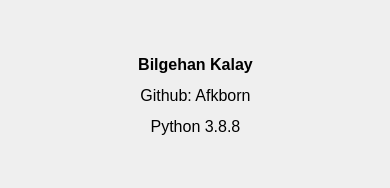
<?xml version="1.0" encoding="UTF-8"?>
<ui version="4.0">
 <class>HakkimdaForm</class>
 <widget class="QWidget" name="HakkimdaForm">
  <property name="geometry">
   <rect>
    <x>0</x>
    <y>0</y>
    <width>390</width>
    <height>188</height>
   </rect>
  </property>
  <property name="maximumSize">
   <size>
    <width>400</width>
    <height>200</height>
   </size>
  </property>
  <property name="font">
   <font>
    <pointsize>12</pointsize>
   </font>
  </property>
  <property name="windowTitle">
   <string>Hakkımda</string>
  </property>
  <widget class="QWidget" name="gridLayoutWidget">
   <property name="geometry">
    <rect>
     <x>10</x>
     <y>10</y>
     <width>371</width>
     <height>171</height>
    </rect>
   </property>
   <layout class="QGridLayout" name="gridLayout">
    <item row="0" column="0">
     <widget class="QLabel" name="label">
      <property name="font">
       <font>
        <weight>50</weight>
        <bold>false</bold>
       </font>
      </property>
      <property name="text">
       <string>&lt;html&gt;&lt;head/&gt;&lt;body&gt;&lt;p align=&quot;center&quot;&gt;&lt;span style=&quot; font-size:12pt; font-weight:600;&quot;&gt;Bilgehan Kalay&lt;/span&gt;&lt;/p&gt;&lt;p align=&quot;center&quot;&gt;&lt;span style=&quot; font-size:12pt;&quot;&gt;Github: Afkborn&lt;/span&gt;&lt;/p&gt;&lt;p align=&quot;center&quot;&gt;&lt;span style=&quot; font-size:12pt;&quot;&gt;Python 3.8.8&lt;/span&gt;&lt;/p&gt;&lt;/body&gt;&lt;/html&gt;</string>
      </property>
      <property name="alignment">
       <set>Qt::AlignCenter</set>
      </property>
     </widget>
    </item>
   </layout>
  </widget>
 </widget>
 <resources/>
 <connections/>
</ui>
